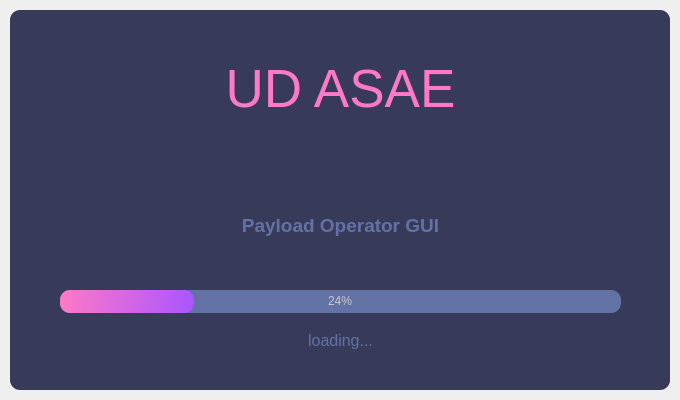
<?xml version="1.0" encoding="UTF-8"?>
<ui version="4.0">
 <class>SplashScreen</class>
 <widget class="QMainWindow" name="SplashScreen">
  <property name="geometry">
   <rect>
    <x>0</x>
    <y>0</y>
    <width>680</width>
    <height>400</height>
   </rect>
  </property>
  <property name="windowTitle">
   <string>MainWindow</string>
  </property>
  <widget class="QWidget" name="centralwidget">
   <layout class="QVBoxLayout" name="verticalLayout">
    <property name="spacing">
     <number>0</number>
    </property>
    <property name="leftMargin">
     <number>10</number>
    </property>
    <property name="topMargin">
     <number>10</number>
    </property>
    <property name="rightMargin">
     <number>10</number>
    </property>
    <property name="bottomMargin">
     <number>10</number>
    </property>
    <item>
     <widget class="QFrame" name="dropShadowFrame">
      <property name="styleSheet">
       <string notr="true">QFrame {	
	background-color: rgb(56, 58, 89);	
	color: rgb(220, 220, 220);
	border-radius: 10px;
}</string>
      </property>
      <property name="frameShape">
       <enum>QFrame::StyledPanel</enum>
      </property>
      <property name="frameShadow">
       <enum>QFrame::Raised</enum>
      </property>
      <widget class="QLabel" name="label_title">
       <property name="geometry">
        <rect>
         <x>0</x>
         <y>30</y>
         <width>661</width>
         <height>100</height>
        </rect>
       </property>
       <property name="minimumSize">
        <size>
         <width>0</width>
         <height>100</height>
        </size>
       </property>
       <property name="font">
        <font>
         <family>Segoe UI</family>
         <pointsize>40</pointsize>
        </font>
       </property>
       <property name="styleSheet">
        <string notr="true">color: rgb(254, 121, 199);</string>
       </property>
       <property name="text">
        <string>&lt;html&gt;&lt;head/&gt;&lt;body&gt;&lt;p&gt;UD ASAE&lt;/p&gt;&lt;/body&gt;&lt;/html&gt;</string>
       </property>
       <property name="alignment">
        <set>Qt::AlignCenter</set>
       </property>
      </widget>
      <widget class="QLabel" name="label_description">
       <property name="geometry">
        <rect>
         <x>0</x>
         <y>200</y>
         <width>661</width>
         <height>31</height>
        </rect>
       </property>
       <property name="font">
        <font>
         <family>Segoe UI</family>
         <pointsize>14</pointsize>
        </font>
       </property>
       <property name="styleSheet">
        <string notr="true">color: rgb(98, 114, 164);</string>
       </property>
       <property name="text">
        <string>&lt;html&gt;&lt;head/&gt;&lt;body&gt;&lt;p&gt;&lt;span style=&quot; font-weight:600;&quot;&gt;Payload Operator GUI&lt;/span&gt;&lt;/p&gt;&lt;/body&gt;&lt;/html&gt;</string>
       </property>
       <property name="alignment">
        <set>Qt::AlignCenter</set>
       </property>
      </widget>
      <widget class="QProgressBar" name="progressBar">
       <property name="geometry">
        <rect>
         <x>50</x>
         <y>280</y>
         <width>561</width>
         <height>23</height>
        </rect>
       </property>
       <property name="styleSheet">
        <string notr="true">QProgressBar {
	
	background-color: rgb(98, 114, 164);
	color: rgb(200, 200, 200);
	border-style: none;
	border-radius: 10px;
	text-align: center;
}
QProgressBar::chunk{
	border-radius: 10px;
	background-color: qlineargradient(spread:pad, x1:0, y1:0.511364, x2:1, y2:0.523, stop:0 rgba(254, 121, 199, 255), stop:1 rgba(170, 85, 255, 255));
}</string>
       </property>
       <property name="value">
        <number>24</number>
       </property>
      </widget>
      <widget class="QLabel" name="label_loading">
       <property name="geometry">
        <rect>
         <x>0</x>
         <y>320</y>
         <width>661</width>
         <height>21</height>
        </rect>
       </property>
       <property name="font">
        <font>
         <family>Segoe UI</family>
         <pointsize>12</pointsize>
        </font>
       </property>
       <property name="styleSheet">
        <string notr="true">color: rgb(98, 114, 164);</string>
       </property>
       <property name="text">
        <string>loading...</string>
       </property>
       <property name="alignment">
        <set>Qt::AlignCenter</set>
       </property>
      </widget>
     </widget>
    </item>
   </layout>
  </widget>
 </widget>
 <resources/>
 <connections/>
</ui>
